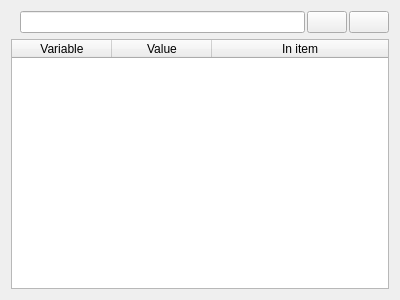
<?xml version="1.0" encoding="UTF-8"?>
<ui version="4.0">
 <class>variable_inspector</class>
 <widget class="QWidget" name="variable_inspector">
  <property name="geometry">
   <rect>
    <x>0</x>
    <y>0</y>
    <width>400</width>
    <height>300</height>
   </rect>
  </property>
  <property name="windowTitle">
   <string>Form</string>
  </property>
  <layout class="QVBoxLayout" name="verticalLayout">
   <item>
    <widget class="QWidget" name="widget" native="true">
     <layout class="QHBoxLayout" name="horizontalLayout_2">
      <property name="spacing">
       <number>2</number>
      </property>
      <property name="margin">
       <number>0</number>
      </property>
      <item>
       <widget class="QLabel" name="label_variables_search">
        <property name="text">
         <string/>
        </property>
       </widget>
      </item>
      <item>
       <widget class="QLineEdit" name="edit_variable_filter">
        <property name="toolTip">
         <string>Enter a filter</string>
        </property>
       </widget>
      </item>
      <item>
       <widget class="QPushButton" name="button_variables_clear">
        <property name="toolTip">
         <string>Clear filter</string>
        </property>
        <property name="text">
         <string/>
        </property>
        <property name="icon">
         <iconset>
          <normaloff>:/icons/clear.png</normaloff>:/icons/clear.png</iconset>
        </property>
        <property name="iconSize">
         <size>
          <width>16</width>
          <height>16</height>
         </size>
        </property>
       </widget>
      </item>
      <item>
       <widget class="QPushButton" name="button_help_variables">
        <property name="sizePolicy">
         <sizepolicy hsizetype="Fixed" vsizetype="Fixed">
          <horstretch>0</horstretch>
          <verstretch>0</verstretch>
         </sizepolicy>
        </property>
        <property name="toolTip">
         <string>Help</string>
        </property>
        <property name="text">
         <string/>
        </property>
        <property name="icon">
         <iconset>
          <normaloff>:/icons/help.png</normaloff>:/icons/help.png</iconset>
        </property>
        <property name="iconSize">
         <size>
          <width>16</width>
          <height>16</height>
         </size>
        </property>
        <property name="flat">
         <bool>false</bool>
        </property>
       </widget>
      </item>
     </layout>
    </widget>
   </item>
   <item>
    <widget class="QTableWidget" name="table_variables">
     <property name="editTriggers">
      <set>QAbstractItemView::NoEditTriggers</set>
     </property>
     <property name="alternatingRowColors">
      <bool>true</bool>
     </property>
     <property name="showGrid">
      <bool>true</bool>
     </property>
     <property name="gridStyle">
      <enum>Qt::DotLine</enum>
     </property>
     <property name="sortingEnabled">
      <bool>true</bool>
     </property>
     <attribute name="horizontalHeaderShowSortIndicator" stdset="0">
      <bool>true</bool>
     </attribute>
     <attribute name="horizontalHeaderStretchLastSection">
      <bool>true</bool>
     </attribute>
     <attribute name="verticalHeaderVisible">
      <bool>false</bool>
     </attribute>
     <attribute name="verticalHeaderCascadingSectionResizes">
      <bool>true</bool>
     </attribute>
     <column>
      <property name="text">
       <string>Variable</string>
      </property>
     </column>
     <column>
      <property name="text">
       <string>Value</string>
      </property>
     </column>
     <column>
      <property name="text">
       <string>In item</string>
      </property>
     </column>
    </widget>
   </item>
  </layout>
 </widget>
 <resources/>
 <connections>
  <connection>
   <sender>button_variables_clear</sender>
   <signal>clicked()</signal>
   <receiver>edit_variable_filter</receiver>
   <slot>clear()</slot>
   <hints>
    <hint type="sourcelabel">
     <x>337</x>
     <y>49</y>
    </hint>
    <hint type="destinationlabel">
     <x>166</x>
     <y>48</y>
    </hint>
   </hints>
  </connection>
 </connections>
</ui>
